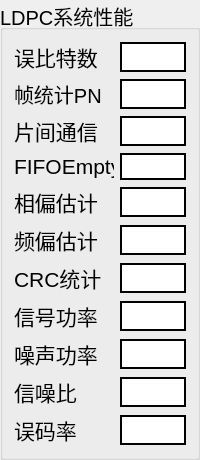
         <widget class="QGroupBox" name="groupBox_13">
          <property name="maximumSize">
           <size>
            <width>250</width>
            <height>16777215</height>
           </size>
          </property>
          <property name="font">
           <font>
            <pointsize>15</pointsize>
           </font>
          </property>
          <property name="title">
           <string>LDPC系统性能</string>
          </property>
          <layout class="QGridLayout" name="gridLayout_8">
           <item row="0" column="0">
            <widget class="QLabel" name="errbit_label_2">
             <property name="maximumSize">
              <size>
               <width>100</width>
               <height>35</height>
              </size>
             </property>
             <property name="font">
              <font>
               <pointsize>16</pointsize>
              </font>
             </property>
             <property name="text">
              <string>误比特数</string>
             </property>
            </widget>
           </item>
           <item row="0" column="1">
            <widget class="QLabel" name="errbit_show_2">
             <property name="minimumSize">
              <size>
               <width>0</width>
               <height>0</height>
              </size>
             </property>
             <property name="maximumSize">
              <size>
               <width>100</width>
               <height>30</height>
              </size>
             </property>
             <property name="font">
              <font>
               <pointsize>15</pointsize>
               <weight>50</weight>
               <bold>false</bold>
              </font>
             </property>
             <property name="tabletTracking">
              <bool>false</bool>
             </property>
             <property name="styleSheet">
              <string notr="true">background-color: rgb(255, 255, 255);</string>
             </property>
             <property name="frameShape">
              <enum>QFrame::WinPanel</enum>
             </property>
             <property name="text">
              <string/>
             </property>
             <property name="textFormat">
              <enum>Qt::AutoText</enum>
             </property>
            </widget>
           </item>
           <item row="1" column="0">
            <widget class="QLabel" name="tolfrm_label_2">
             <property name="maximumSize">
              <size>
               <width>100</width>
               <height>35</height>
              </size>
             </property>
             <property name="font">
              <font>
               <pointsize>15</pointsize>
              </font>
             </property>
             <property name="text">
              <string>帧统计PN</string>
             </property>
            </widget>
           </item>
           <item row="1" column="1">
            <widget class="QLabel" name="tolfrm_show_2">
             <property name="maximumSize">
              <size>
               <width>100</width>
               <height>30</height>
              </size>
             </property>
             <property name="font">
              <font>
               <pointsize>15</pointsize>
               <weight>50</weight>
               <bold>false</bold>
              </font>
             </property>
             <property name="autoFillBackground">
              <bool>false</bool>
             </property>
             <property name="styleSheet">
              <string notr="true">background-color: rgb(255, 255, 255);</string>
             </property>
             <property name="frameShape">
              <enum>QFrame::WinPanel</enum>
             </property>
             <property name="frameShadow">
              <enum>QFrame::Plain</enum>
             </property>
             <property name="text">
              <string/>
             </property>
            </widget>
           </item>
           <item row="2" column="0">
            <widget class="QLabel" name="over_flag_rx_label_2">
             <property name="maximumSize">
              <size>
               <width>100</width>
               <height>35</height>
              </size>
             </property>
             <property name="font">
              <font>
               <pointsize>16</pointsize>
              </font>
             </property>
             <property name="text">
              <string>片间通信</string>
             </property>
            </widget>
           </item>
           <item row="2" column="1">
            <widget class="QLabel" name="over_flag_rx_show_2">
             <property name="maximumSize">
              <size>
               <width>100</width>
               <height>30</height>
              </size>
             </property>
             <property name="font">
              <font>
               <pointsize>15</pointsize>
               <weight>50</weight>
               <bold>false</bold>
              </font>
             </property>
             <property name="styleSheet">
              <string notr="true">background-color: rgb(255, 255, 255);</string>
             </property>
             <property name="frameShape">
              <enum>QFrame::WinPanel</enum>
             </property>
             <property name="text">
              <string/>
             </property>
            </widget>
           </item>
           <item row="3" column="0">
            <widget class="QLabel" name="FIFOEmpty_label_2">
             <property name="maximumSize">
              <size>
               <width>100</width>
               <height>35</height>
              </size>
             </property>
             <property name="font">
              <font>
               <pointsize>16</pointsize>
              </font>
             </property>
             <property name="text">
              <string>FIFOEmpty</string>
             </property>
            </widget>
           </item>
           <item row="3" column="1">
            <widget class="QLabel" name="FIFOEmpty_show_2">
             <property name="maximumSize">
              <size>
               <width>100</width>
               <height>30</height>
              </size>
             </property>
             <property name="font">
              <font>
               <pointsize>15</pointsize>
               <weight>50</weight>
               <bold>false</bold>
              </font>
             </property>
             <property name="styleSheet">
              <string notr="true">background-color: rgb(255, 255, 255);</string>
             </property>
             <property name="frameShape">
              <enum>QFrame::WinPanel</enum>
             </property>
             <property name="text">
              <string/>
             </property>
            </widget>
           </item>
           <item row="4" column="0">
            <widget class="QLabel" name="phase_est_label_2">
             <property name="maximumSize">
              <size>
               <width>100</width>
               <height>35</height>
              </size>
             </property>
             <property name="font">
              <font>
               <pointsize>16</pointsize>
              </font>
             </property>
             <property name="text">
              <string>相偏估计</string>
             </property>
            </widget>
           </item>
           <item row="4" column="1">
            <widget class="QLabel" name="phase_est_show_2">
             <property name="maximumSize">
              <size>
               <width>100</width>
               <height>30</height>
              </size>
             </property>
             <property name="font">
              <font>
               <pointsize>15</pointsize>
               <weight>50</weight>
               <bold>false</bold>
              </font>
             </property>
             <property name="styleSheet">
              <string notr="true">background-color: rgb(255, 255, 255);</string>
             </property>
             <property name="frameShape">
              <enum>QFrame::WinPanel</enum>
             </property>
             <property name="text">
              <string/>
             </property>
            </widget>
           </item>
           <item row="5" column="0">
            <widget class="QLabel" name="o_freq_est_t_label_2">
             <property name="maximumSize">
              <size>
               <width>100</width>
               <height>35</height>
              </size>
             </property>
             <property name="font">
              <font>
               <pointsize>16</pointsize>
              </font>
             </property>
             <property name="text">
              <string>频偏估计</string>
             </property>
            </widget>
           </item>
           <item row="5" column="1">
            <widget class="QLabel" name="o_freq_est_t_show_2">
             <property name="maximumSize">
              <size>
               <width>100</width>
               <height>30</height>
              </size>
             </property>
             <property name="font">
              <font>
               <pointsize>15</pointsize>
               <weight>50</weight>
               <bold>false</bold>
              </font>
             </property>
             <property name="styleSheet">
              <string notr="true">background-color: rgb(255, 255, 255);</string>
             </property>
             <property name="frameShape">
              <enum>QFrame::WinPanel</enum>
             </property>
             <property name="text">
              <string/>
             </property>
            </widget>
           </item>
           <item row="6" column="0">
            <widget class="QLabel" name="crc_error_label_2">
             <property name="maximumSize">
              <size>
               <width>100</width>
               <height>35</height>
              </size>
             </property>
             <property name="font">
              <font>
               <pointsize>16</pointsize>
              </font>
             </property>
             <property name="text">
              <string>CRC统计</string>
             </property>
            </widget>
           </item>
           <item row="6" column="1">
            <widget class="QLabel" name="crc_error_show_2">
             <property name="maximumSize">
              <size>
               <width>100</width>
               <height>30</height>
              </size>
             </property>
             <property name="font">
              <font>
               <pointsize>15</pointsize>
               <weight>50</weight>
               <bold>false</bold>
              </font>
             </property>
             <property name="styleSheet">
              <string notr="true">background-color: rgb(255, 255, 255);</string>
             </property>
             <property name="frameShape">
              <enum>QFrame::WinPanel</enum>
             </property>
             <property name="text">
              <string/>
             </property>
            </widget>
           </item>
           <item row="7" column="0">
            <widget class="QLabel" name="singal_pwr_sum_label_2">
             <property name="maximumSize">
              <size>
               <width>100</width>
               <height>35</height>
              </size>
             </property>
             <property name="font">
              <font>
               <pointsize>16</pointsize>
              </font>
             </property>
             <property name="text">
              <string>信号功率</string>
             </property>
            </widget>
           </item>
           <item row="7" column="1">
            <widget class="QLabel" name="singal_pwr_sum_show_2">
             <property name="maximumSize">
              <size>
               <width>100</width>
               <height>30</height>
              </size>
             </property>
             <property name="font">
              <font>
               <pointsize>15</pointsize>
               <weight>50</weight>
               <bold>false</bold>
              </font>
             </property>
             <property name="styleSheet">
              <string notr="true">background-color: rgb(255, 255, 255);</string>
             </property>
             <property name="frameShape">
              <enum>QFrame::WinPanel</enum>
             </property>
             <property name="text">
              <string/>
             </property>
            </widget>
           </item>
           <item row="8" column="0">
            <widget class="QLabel" name="noise_pwr_sum_label_2">
             <property name="maximumSize">
              <size>
               <width>100</width>
               <height>35</height>
              </size>
             </property>
             <property name="font">
              <font>
               <pointsize>16</pointsize>
              </font>
             </property>
             <property name="text">
              <string>噪声功率</string>
             </property>
            </widget>
           </item>
           <item row="8" column="1">
            <widget class="QLabel" name="noise_pwr_sum_show_2">
             <property name="maximumSize">
              <size>
               <width>100</width>
               <height>30</height>
              </size>
             </property>
             <property name="font">
              <font>
               <pointsize>13</pointsize>
               <weight>50</weight>
               <bold>false</bold>
              </font>
             </property>
             <property name="styleSheet">
              <string notr="true">background-color: rgb(255, 255, 255);</string>
             </property>
             <property name="frameShape">
              <enum>QFrame::WinPanel</enum>
             </property>
             <property name="text">
              <string/>
             </property>
            </widget>
           </item>
           <item row="9" column="0">
            <widget class="QLabel" name="SNR_current_label_2">
             <property name="maximumSize">
              <size>
               <width>100</width>
               <height>35</height>
              </size>
             </property>
             <property name="font">
              <font>
               <pointsize>16</pointsize>
              </font>
             </property>
             <property name="text">
              <string>信噪比</string>
             </property>
            </widget>
           </item>
           <item row="9" column="1">
            <widget class="QLabel" name="SNR_current_show_2">
             <property name="maximumSize">
              <size>
               <width>100</width>
               <height>30</height>
              </size>
             </property>
             <property name="font">
              <font>
               <pointsize>15</pointsize>
               <weight>50</weight>
               <bold>false</bold>
              </font>
             </property>
             <property name="styleSheet">
              <string notr="true">background-color: rgb(255, 255, 255);</string>
             </property>
             <property name="frameShape">
              <enum>QFrame::WinPanel</enum>
             </property>
             <property name="text">
              <string/>
             </property>
            </widget>
           </item>
           <item row="10" column="0">
            <widget class="QLabel" name="BER_label_2">
             <property name="maximumSize">
              <size>
               <width>100</width>
               <height>35</height>
              </size>
             </property>
             <property name="font">
              <font>
               <pointsize>16</pointsize>
              </font>
             </property>
             <property name="text">
              <string>误码率</string>
             </property>
            </widget>
           </item>
           <item row="10" column="1">
            <widget class="QLabel" name="BER_show_2">
             <property name="minimumSize">
              <size>
               <width>0</width>
               <height>0</height>
              </size>
             </property>
             <property name="maximumSize">
              <size>
               <width>100</width>
               <height>30</height>
              </size>
             </property>
             <property name="font">
              <font>
               <pointsize>15</pointsize>
               <weight>50</weight>
               <bold>false</bold>
              </font>
             </property>
             <property name="tabletTracking">
              <bool>false</bool>
             </property>
             <property name="styleSheet">
              <string notr="true">background-color: rgb(255, 255, 255);</string>
             </property>
             <property name="frameShape">
              <enum>QFrame::WinPanel</enum>
             </property>
             <property name="text">
              <string/>
             </property>
             <property name="textFormat">
              <enum>Qt::AutoText</enum>
             </property>
            </widget>
           </item>
          </layout>
         </widget>
